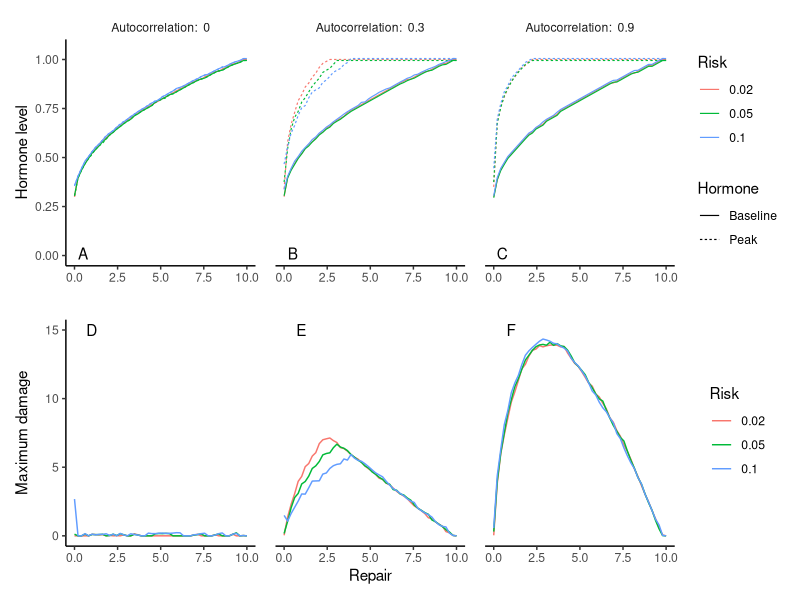
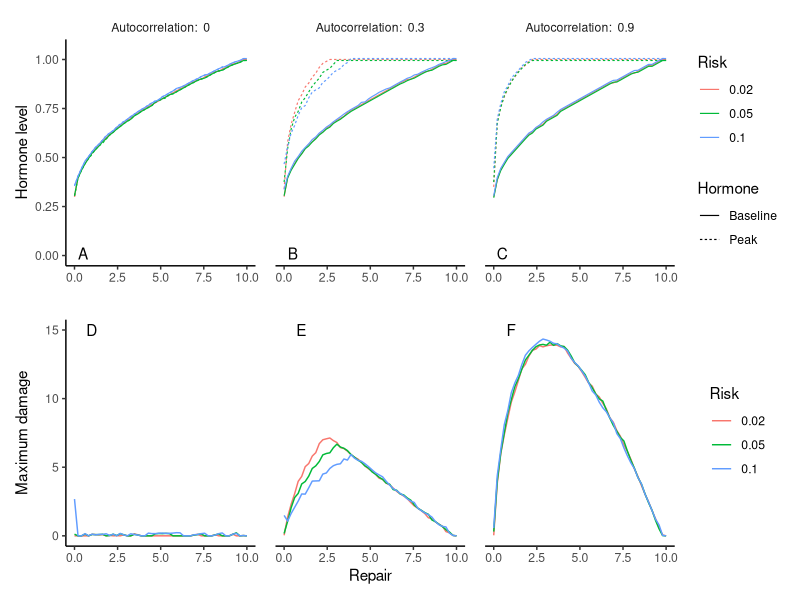

Here is the R script that generated these plots, in order:
library("ggplot2")
library("patchwork")
library("tidyverse")

type="png"

#data.repair <- read_csv(file="summary_repair2.csv")
data.repair <- read_csv(file="summary.csv")

data.repair <- filter(data.repair, repair <= 10)

# calculate risk
data.repair[,"risk"] <- with(data.repair
                             ,round(pArrive/(pLeave+pArrive)
                                    ,digits=2))
                             
# calculate autocorrelation
data.repair[,"autocorrelation"] <- with(data.repair
                                     ,round(1.0 - pArrive - pLeave
                                       ,digits=2)
                               )

# autocorrelation values used in this plot
autocorr.u <- c(0,0.3,0.9)

# risk values used
risk.u <- c(0.02,0.05, 0.1)

# decrement in both baseline and peak hormone level
# to discern lines in the plot
risk.decrement.hormone <- c(0,-0.005,0.005)

# slightly change hormone levels to make it graphically clearer
for (risk.idx in 1:length(risk.u))
{
    risk.u.i <- risk.u[[risk.idx]]
    data.repair[data.repair$risk == risk.u.i,"h_max_a"] <-
        data.repair[data.repair$risk == risk.u.i,"h_max_a"] + risk.decrement.hormone[[risk.idx]]

    data.repair[data.repair$risk == risk.u.i,"h_base_a"] <-
        data.repair[data.repair$risk == risk.u.i,"h_base_a"] + risk.decrement.hormone[[risk.idx]]
}

data.repair.f <- filter(data.repair
                        ,autocorrelation %in% autocorr.u & 
                            risk %in% risk.u)

# make the risk as factor so that we can plot differently
# colored lines in each plot highlighting the level of risk
data.repair.f <- mutate(data.repair.f, 
                      risk_cat=as_factor(data.repair.f$risk))

data.repair.f$autocorr.text <- with(
  data.repair.f
  ,paste("Autocorrelation: ",autocorrelation)
)

data.repair.f$max_damage <- data.repair.f$max_damage_a

# labels for the first row
labels.row.1 <- data.frame(
        label=LETTERS[1:length(autocorr.u)]
        ,autocorr.text=factor(sort(unique(data.repair.f$autocorr.text)))
        ,x=rep(0.5,times=length(autocorr.u))
        ,y=rep(0.01,times=length(autocorr.u))
        )

labels.row.2 <- data.frame(
        label=LETTERS[(length(autocorr.u)+1):(2*length(autocorr.u))]
        ,autocorr.text=factor(sort(unique(data.repair.f$autocorr.text)))
        ,x=rep(1,times=length(autocorr.u))
        ,y=rep(15.0,times=length(autocorr.u))
        )

labels.row.3 <- data.frame(
        label=LETTERS[(2*length(autocorr.u)+1):(3*length(autocorr.u))]
        ,autocorr.text=factor(sort(unique(data.repair.f$autocorr.text)))
        ,x=rep(1,times=length(autocorr.u))
        ,y=rep(0.75,times=length(autocorr.u))
        )


# gather the data so that baseline and peak hormone levels
# are summarized in the same type column
data.repair.recast <- data.repair.f %>%
       select(repair,autocorr.text, risk_cat, h_max_a, h_base_a) %>%
       gather(key="hormone_type", value="hormone_level", h_max_a, h_base_a)

# make text values of the different hormone types for a readable legend
data.repair.recast <- data.repair.recast %>%
        mutate(
        hormone_type_txt=with(data.repair.recast, 
                ifelse(hormone_type == "h_max_a","Peak","Baseline")
                )
        )

# make the plot of the hormone level, baseline + peak
p_baseline <- ggplot(mapping=aes(x=repair, y=hormone_level)
             ,data=data.repair.recast) +
  geom_line(mapping=aes(colour=risk_cat,linetype=hormone_type_txt),size=0.4) +
  facet_grid(. ~autocorr.text) +
  theme_classic() +
  geom_text(
          data = labels.row.1
          ,mapping = aes(x=x, y=y, label=label)
          ) +
  xlab("") +
        theme(
            strip.background = element_rect(
                color="transparent"
            )
        ,panel.spacing = unit(1,"lines")
        ) +
  ylab("Hormone level") +
  ylim(0,1.05) +
  labs(colour="Risk",linetype="Hormone")

  ## plot the maximum hormone level for 
  ## various amounts of repair
  #p_peak <- ggplot(mapping=aes(x=repair, y=h_max_a)
  #       ,data=data.repair.f) +
  #  geom_line(mapping=aes(colour=risk_cat)) +
  #  facet_grid(. ~autocorr.text) +
  #  theme_classic() +
  #  geom_text(
  #          data = labels.row.2
  #          ,mapping = aes(x=x, y=y, label = label)
  #          ) +
  #  xlab("") +
  #    theme(
  #        strip.text.x = element_blank()
  #        ,legend.position="none"
  #        ,panel.spacing = unit(1,"lines")
  #    ) +
  #  ylab("Peak hormone level") +
  #  labs(colour="Risk")

# plot the maximum hormone level for 
# various amounts of repair
p_damage <- ggplot(mapping=aes(x=repair, y=max_damage)
       ,data=data.repair.f) +
  geom_line(mapping=aes(colour=risk_cat)) +
  facet_grid(. ~autocorr.text) +
  theme_classic() +
  geom_text(
          data = labels.row.2
          ,mapping = aes(x=x, y=y, label = label)
          ) +
  xlab("Repair") +
    theme(
        strip.text.x = element_blank()
        #      ,legend.position="none"
        ,panel.spacing = unit(1,"lines")
    ) +
  ylab("Maximum damage") +
  ylim(0,15.0) +
  labs(colour="Risk")

(p_baseline/p_damage)

if (type == "png")
{
    ggsave(filename="vary_repair.png")
} else
{
    ggsave(filename="vary_repair.pdf",device=cairo_pdf)
}

